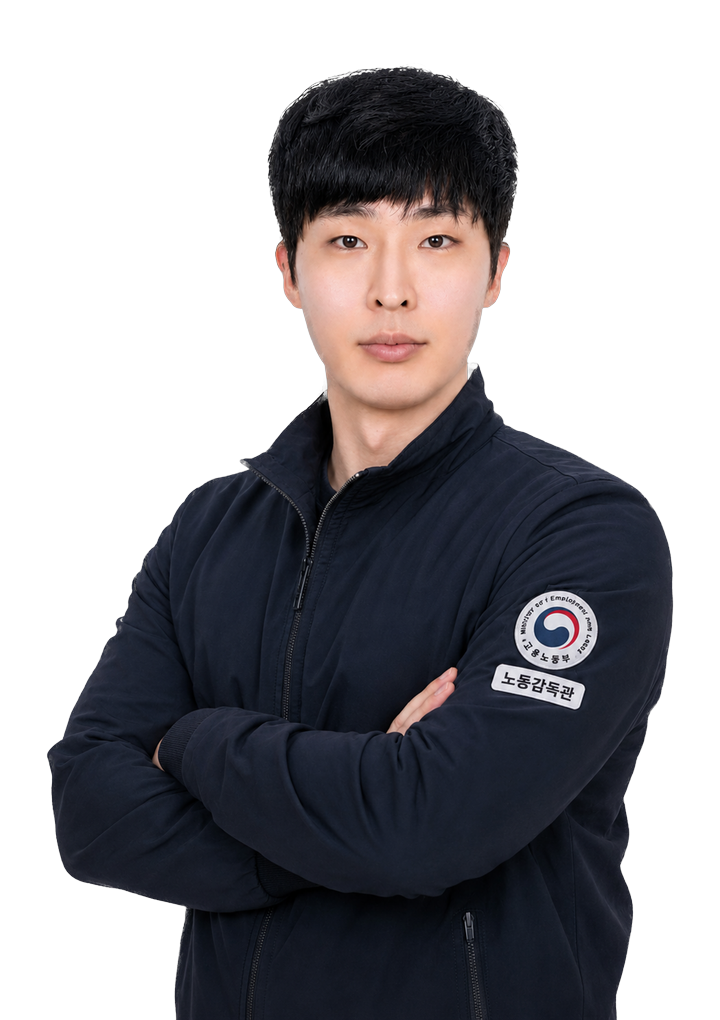
#> input picture pic/cut/강민우.png, 720 x 1020 px; its folder holds only this picture in this run
$ python normalize_portraits.py
#> lines starting #> are read from the running program, lines starting #| are printed output that depends on the picture
# -*- coding: utf-8 -*-
"""조원 cut PNG 크기·하단 정렬 통일 — 상대적 키 차이 보정."""
import os
from PIL import Image

ROOT = os.path.dirname(os.path.abspath(__file__))
CUT = os.path.join(ROOT, "pic", "cut")
CANVAS = (720, 1020)  # w, h
FILL = 0.94  # 캔버스 높이 대비 인물 비율

names = ["강민우","강재귀","김재원","신원주","박재홍","오승진","우자경","이선하","이정훈"]
for n in names:
    path = os.path.join(CUT, n + ".png")
    if not os.path.exists(path):
        print("skip", n); continue
    im = Image.open(path).convert("RGBA")
#> im is the input picture: PIL image 720x1020 RGBA; mean R, G, B, A 25.1, 24, 27.8, 129.1
    bbox = im.getbbox()
#> bbox = (46, 62, 674, 1020)
    if not bbox:
        continue
    person = im.crop(bbox)
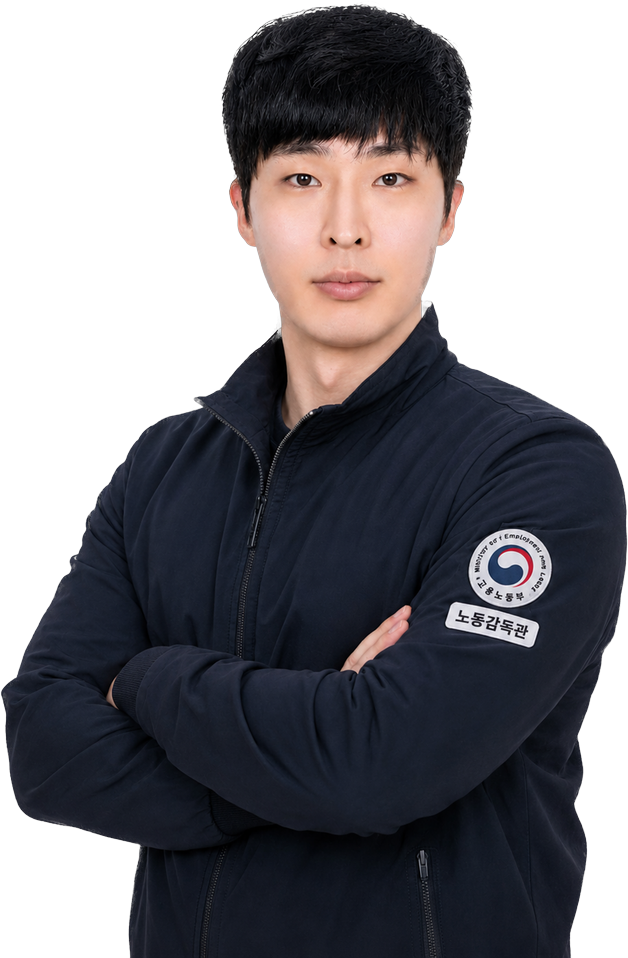
#> person: PIL image 628x958 RGBA; mean R, G, B, A 30.7, 29.3, 33.9, 157.6; transparent parts drawn white
    cw, ch = CANVAS
    scale = min(cw / person.width, ch * FILL / person.height)
#> scale = 1
    nw, nh = int(person.width * scale), int(person.height * scale)
#> nw = 628; nh = 958
    person = person.resize((nw, nh), Image.LANCZOS)
    out = Image.new("RGBA", CANVAS, (0, 0, 0, 0))
#> out: PIL image 720x1020 RGBA; every value is 0
    x = (cw - nw) // 2
#> x = 46
    y = ch - nh
#> y = 62
    out.paste(person, (x, y), person)
    out.save(path)
    print("norm", n, nw, nh)
#| norm 강민우 628 958
